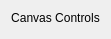
<?xml version="1.0" encoding="UTF-8"?>
<ui version="4.0">
 <class>Form</class>
 <widget class="QWidget" name="Form">
  <property name="geometry">
   <rect>
    <x>0</x>
    <y>0</y>
    <width>99</width>
    <height>39</height>
   </rect>
  </property>
  <property name="windowTitle">
   <string>Form</string>
  </property>
  <layout class="QGridLayout" name="gridLayout">
   <item row="0" column="0">
    <layout class="QVBoxLayout" name="verticalLayout">
     <item>
      <widget class="QLabel" name="label">
       <property name="text">
        <string>Canvas Controls</string>
       </property>
       <property name="alignment">
        <set>Qt::AlignCenter</set>
       </property>
      </widget>
     </item>
     <item>
      <spacer name="verticalSpacer">
       <property name="orientation">
        <enum>Qt::Vertical</enum>
       </property>
       <property name="sizeHint" stdset="0">
        <size>
         <width>20</width>
         <height>40</height>
        </size>
       </property>
      </spacer>
     </item>
    </layout>
   </item>
  </layout>
 </widget>
 <resources/>
 <connections/>
</ui>
